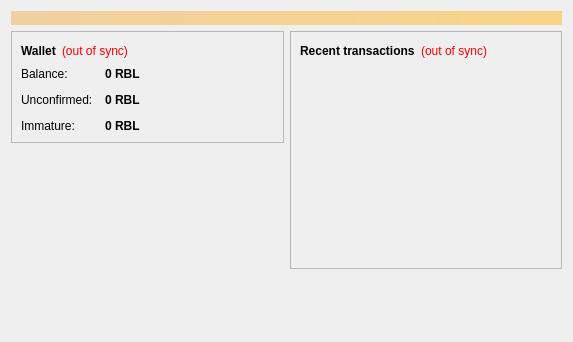
<?xml version="1.0" encoding="UTF-8"?>
<ui version="4.0">
 <class>OverviewPage</class>
 <widget class="QWidget" name="OverviewPage">
  <property name="geometry">
   <rect>
    <x>0</x>
    <y>0</y>
    <width>573</width>
    <height>342</height>
   </rect>
  </property>
  <property name="windowTitle">
   <string>Form</string>
  </property>
  <layout class="QVBoxLayout" name="topLayout">
   <item>
    <widget class="QLabel" name="labelAlerts">
     <property name="visible">
      <bool>false</bool>
     </property>
     <property name="styleSheet">
      <string notr="true">background-color: qlineargradient(x1: 0, y1: 0, x2: 1, y2: 0, stop:0 #F0D0A0, stop:1 #F8D488); color:#000000;</string>
     </property>
     <property name="wordWrap">
      <bool>true</bool>
     </property>
     <property name="margin">
      <number>3</number>
     </property>
    </widget>
   </item>
   <item>
    <layout class="QHBoxLayout" name="horizontalLayout" stretch="1,1">
     <item>
      <layout class="QVBoxLayout" name="verticalLayout_2">
       <item>
        <widget class="QFrame" name="frame">
         <property name="frameShape">
          <enum>QFrame::StyledPanel</enum>
         </property>
         <property name="frameShadow">
          <enum>QFrame::Raised</enum>
         </property>
         <layout class="QVBoxLayout" name="verticalLayout_4">
          <item>
           <layout class="QHBoxLayout" name="horizontalLayout_4">
            <item>
             <widget class="QLabel" name="label_5">
              <property name="font">
               <font>
                <weight>75</weight>
                <bold>true</bold>
               </font>
              </property>
              <property name="text">
               <string>Wallet</string>
              </property>
             </widget>
            </item>
            <item>
             <widget class="QLabel" name="labelWalletStatus">
              <property name="toolTip">
               <string>The displayed information may be out of date. Your wallet automatically synchronizes with the Roblecoin network after a connection is established, but this process has not completed yet.</string>
              </property>
              <property name="styleSheet">
               <string notr="true">QLabel { color: red; }</string>
              </property>
              <property name="text">
               <string notr="true">(out of sync)</string>
              </property>
              <property name="alignment">
               <set>Qt::AlignLeading|Qt::AlignLeft|Qt::AlignVCenter</set>
              </property>
             </widget>
            </item>
            <item>
             <spacer name="horizontalSpacer_2">
              <property name="orientation">
               <enum>Qt::Horizontal</enum>
              </property>
              <property name="sizeHint" stdset="0">
               <size>
                <width>40</width>
                <height>20</height>
               </size>
              </property>
             </spacer>
            </item>
           </layout>
          </item>
          <item>
           <layout class="QFormLayout" name="formLayout_2">
            <property name="fieldGrowthPolicy">
             <enum>QFormLayout::AllNonFixedFieldsGrow</enum>
            </property>
            <property name="horizontalSpacing">
             <number>12</number>
            </property>
            <property name="verticalSpacing">
             <number>12</number>
            </property>
            <item row="0" column="0">
             <widget class="QLabel" name="label">
              <property name="text">
               <string>Balance:</string>
              </property>
             </widget>
            </item>
            <item row="0" column="1">
             <widget class="QLabel" name="labelBalance">
              <property name="font">
               <font>
                <weight>75</weight>
                <bold>true</bold>
               </font>
              </property>
              <property name="cursor">
               <cursorShape>IBeamCursor</cursorShape>
              </property>
              <property name="toolTip">
               <string>Your current balance</string>
              </property>
              <property name="text">
               <string notr="true">0 RBL</string>
              </property>
              <property name="textInteractionFlags">
               <set>Qt::LinksAccessibleByMouse|Qt::TextSelectableByKeyboard|Qt::TextSelectableByMouse</set>
              </property>
             </widget>
            </item>
            <item row="1" column="0">
             <widget class="QLabel" name="label_3">
              <property name="text">
               <string>Unconfirmed:</string>
              </property>
             </widget>
            </item>
            <item row="1" column="1">
             <widget class="QLabel" name="labelUnconfirmed">
              <property name="font">
               <font>
                <weight>75</weight>
                <bold>true</bold>
               </font>
              </property>
              <property name="cursor">
               <cursorShape>IBeamCursor</cursorShape>
              </property>
              <property name="toolTip">
               <string>Total of transactions that have yet to be confirmed, and do not yet count toward the current balance</string>
              </property>
              <property name="text">
               <string notr="true">0 RBL</string>
              </property>
              <property name="textInteractionFlags">
               <set>Qt::LinksAccessibleByMouse|Qt::TextSelectableByKeyboard|Qt::TextSelectableByMouse</set>
              </property>
             </widget>
            </item>
            <item row="2" column="0">
             <widget class="QLabel" name="labelImmatureText">
              <property name="text">
               <string>Immature:</string>
              </property>
             </widget>
            </item>
            <item row="2" column="1">
             <widget class="QLabel" name="labelImmature">
              <property name="font">
               <font>
                <weight>75</weight>
                <bold>true</bold>
               </font>
              </property>
              <property name="toolTip">
               <string>Mined balance that has not yet matured</string>
              </property>
              <property name="text">
               <string notr="true">0 RBL</string>
              </property>
              <property name="textInteractionFlags">
               <set>Qt::LinksAccessibleByMouse|Qt::TextSelectableByKeyboard|Qt::TextSelectableByMouse</set>
              </property>
             </widget>
            </item>
           </layout>
          </item>
         </layout>
        </widget>
       </item>
       <item>
        <spacer name="verticalSpacer">
         <property name="orientation">
          <enum>Qt::Vertical</enum>
         </property>
         <property name="sizeHint" stdset="0">
          <size>
           <width>20</width>
           <height>40</height>
          </size>
         </property>
        </spacer>
       </item>
      </layout>
     </item>
     <item>
      <layout class="QVBoxLayout" name="verticalLayout_3">
       <item>
        <widget class="QFrame" name="frame_2">
         <property name="frameShape">
          <enum>QFrame::StyledPanel</enum>
         </property>
         <property name="frameShadow">
          <enum>QFrame::Raised</enum>
         </property>
         <layout class="QVBoxLayout" name="verticalLayout">
          <item>
           <layout class="QHBoxLayout" name="horizontalLayout_2">
            <item>
             <widget class="QLabel" name="label_4">
              <property name="text">
               <string>&lt;b&gt;Recent transactions&lt;/b&gt;</string>
              </property>
             </widget>
            </item>
            <item>
             <widget class="QLabel" name="labelTransactionsStatus">
              <property name="toolTip">
               <string>The displayed information may be out of date. Your wallet automatically synchronizes with the Roblecoin network after a connection is established, but this process has not completed yet.</string>
              </property>
              <property name="styleSheet">
               <string notr="true">QLabel { color: red; }</string>
              </property>
              <property name="text">
               <string notr="true">(out of sync)</string>
              </property>
              <property name="alignment">
               <set>Qt::AlignRight|Qt::AlignTrailing|Qt::AlignVCenter</set>
              </property>
             </widget>
            </item>
            <item>
             <spacer name="horizontalSpacer">
              <property name="orientation">
               <enum>Qt::Horizontal</enum>
              </property>
              <property name="sizeHint" stdset="0">
               <size>
                <width>40</width>
                <height>20</height>
               </size>
              </property>
             </spacer>
            </item>
           </layout>
          </item>
          <item>
           <widget class="QListView" name="listTransactions">
            <property name="styleSheet">
             <string notr="true">QListView { background: transparent; }</string>
            </property>
            <property name="frameShape">
             <enum>QFrame::NoFrame</enum>
            </property>
            <property name="verticalScrollBarPolicy">
             <enum>Qt::ScrollBarAlwaysOff</enum>
            </property>
            <property name="horizontalScrollBarPolicy">
             <enum>Qt::ScrollBarAlwaysOff</enum>
            </property>
            <property name="selectionMode">
             <enum>QAbstractItemView::NoSelection</enum>
            </property>
           </widget>
          </item>
         </layout>
        </widget>
       </item>
       <item>
        <spacer name="verticalSpacer_2">
         <property name="orientation">
          <enum>Qt::Vertical</enum>
         </property>
         <property name="sizeHint" stdset="0">
          <size>
           <width>20</width>
           <height>40</height>
          </size>
         </property>
        </spacer>
       </item>
      </layout>
     </item>
    </layout>
   </item>
  </layout>
 </widget>
 <resources/>
 <connections/>
</ui>
